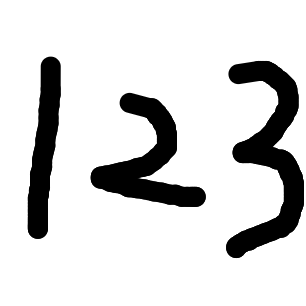
#> input picture HandwrittenDigitRecognition-0.2.3/imgs/123.jpeg, 306 x 306 px
$ python -i tool.py   (imports and definitions only)   (Python 2 division)   (older library calls are emulated)
#> lines starting #> are read from the running program, lines starting #| are printed output that depends on the picture; after the words box and inside, x2 and y2 are one past the last pixel; in counts of white or black regions, pixels touching at a corner belong together
#> further down, picture is the input picture: shape (306, 306); min 0, max 255, mean 214.1
import cv2
import numpy as np

map = {0: 'A', 1: 'B', 2: 'C', 3: 'D', 4: 'E', 5: 'F', 6: 'G', 7: 'H', 8: 'I', 9: 'J', 10: 'K',
       11: 'L', 12: 'M', 13: 'N', 14: 'O', 15: 'P', 16: 'Q', 17: 'R', 18: 'S', 19: 'T', 20: 'U',
       21: 'V', 22: 'W', 23: 'X', 24: 'Y', 25: 'Z', 26: 'a', 27: 'b', 28: 'd', 29: 'e', 30: 'f',
       31: 'g', 32: 'h', 33: 'n', 34: 'q', 35: 'r', 36: 't'}


# 反相二值化图像
def accessBinary(img, threshold=100):
    # 二值化
#> called with threshold = 100
    _, img = cv2.threshold(img, img[0][0] - 20, 255, cv2.THRESH_BINARY_INV)
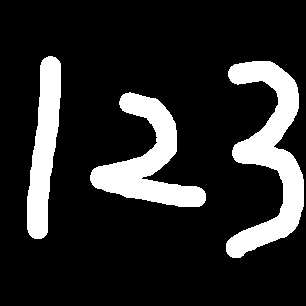
#> img: shape (306, 306); 16.6% white; 3 white regions, box (x1, y1, x2, y2) and area: (226, 61, 304, 258) 6595, (90, 92, 206, 207) 5161, (27, 56, 61, 239) 3760
    # 如果二值化颠倒了前景与背景的像素值
    if img[0][0] == 255:
        _, img = cv2.threshold(img, 0, 255, cv2.THRESH_BINARY_INV)
    # 边缘膨胀
    kernel = np.ones((3, 3), np.uint8)
    img = cv2.dilate(img, kernel, iterations=1)
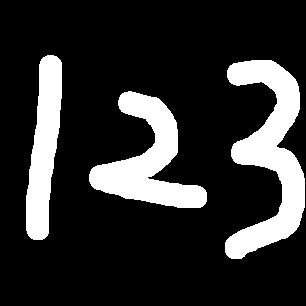
#> img: shape (306, 306); 18.6% white; 3 white regions, box (x1, y1, x2, y2) and area: (225, 60, 305, 259) 7408, (89, 91, 207, 208) 5772, (26, 55, 62, 240) 4198
    # cv2.imshow('test', img)
    # cv2.waitKey(0)
    return img


# 根据长向量找出顶点
# [100 lines left out: functions extractPeek, findBorderHistogram, cnn_transMNIST, transMNIST, not called in this run]

>>> import cv2
>>> picture = cv2.imread('imgs/123.jpeg', cv2.IMREAD_GRAYSCALE)
>>> result = accessBinary(picture)

$ run again, on HandwrittenDigitRecognition-0.2.3/imgs/126.jpeg
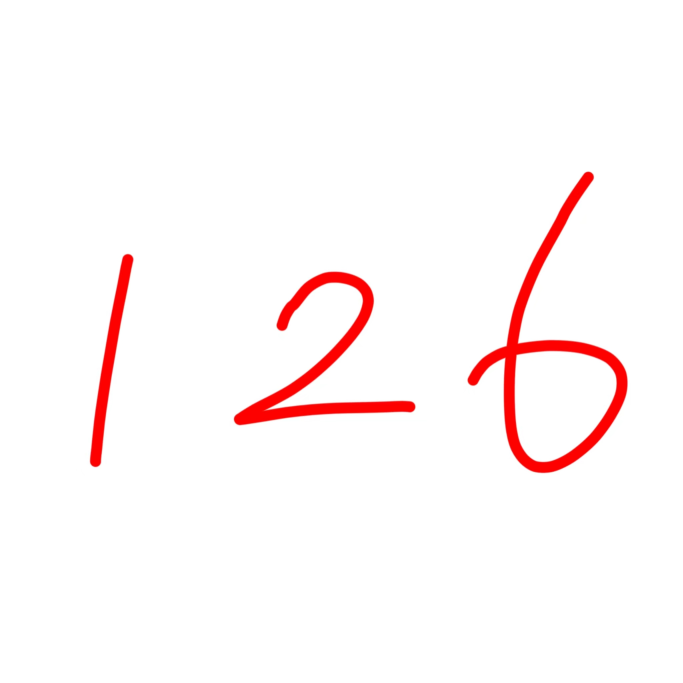
#> input picture HandwrittenDigitRecognition-0.2.3/imgs/126.jpeg, 2048 x 2048 px (shown at 1/3 size)
#> in accessBinary, `_, img = cv2.threshold(img, img[0][0] - 20, 255, cv2.THRESH_BINARY_INV)`:
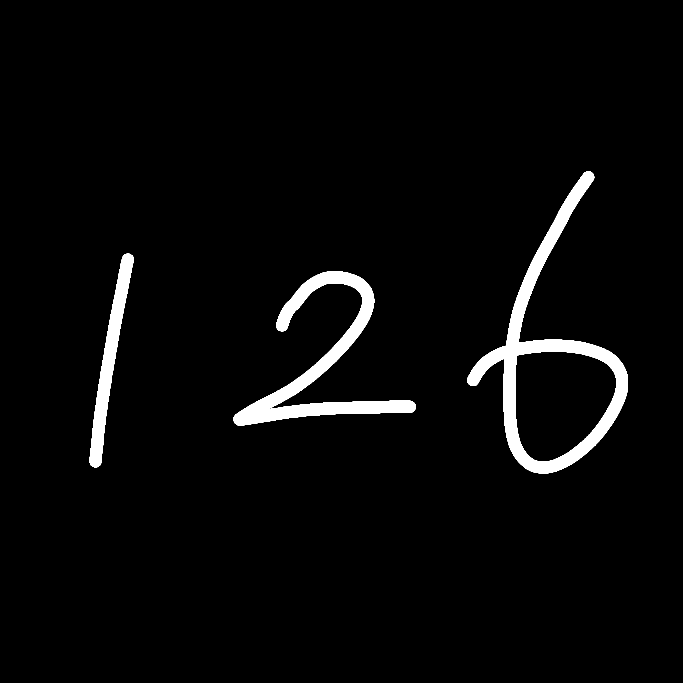
#> img: shape (2048, 2048) (shown at 1/3 size); 3.4% white; 3 white regions, box (x1, y1, x2, y2) and area: (1401, 514, 1884, 1420) 67266, (700, 814, 1248, 1277) 51106, (269, 761, 402, 1402) 22957
#> in accessBinary, `img = cv2.dilate(img, kernel, iterations=1)`:
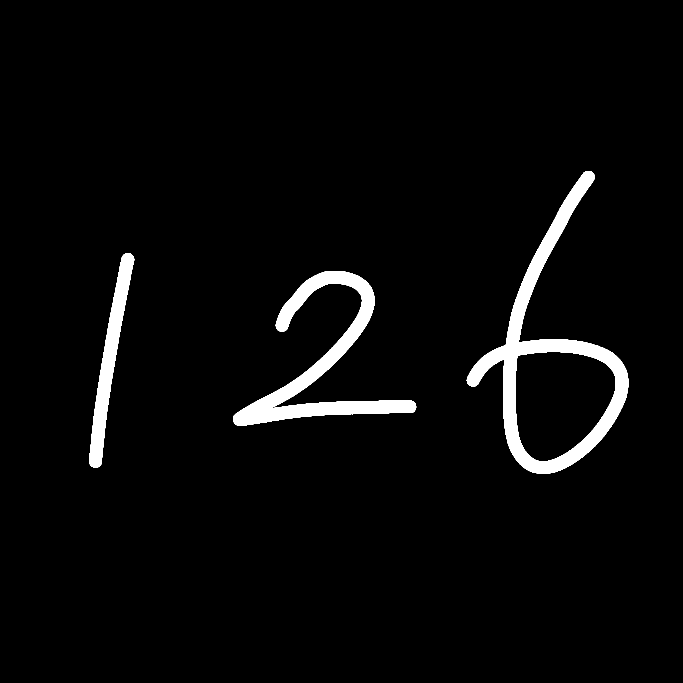
#> img: shape (2048, 2048) (shown at 1/3 size); 3.6% white; 3 white regions, box (x1, y1, x2, y2) and area: (1400, 513, 1885, 1421) 71951, (699, 813, 1249, 1278) 54624, (268, 760, 403, 1403) 24509

$ run again, on HandwrittenDigitRecognition-0.2.3/imgs/2.jpeg
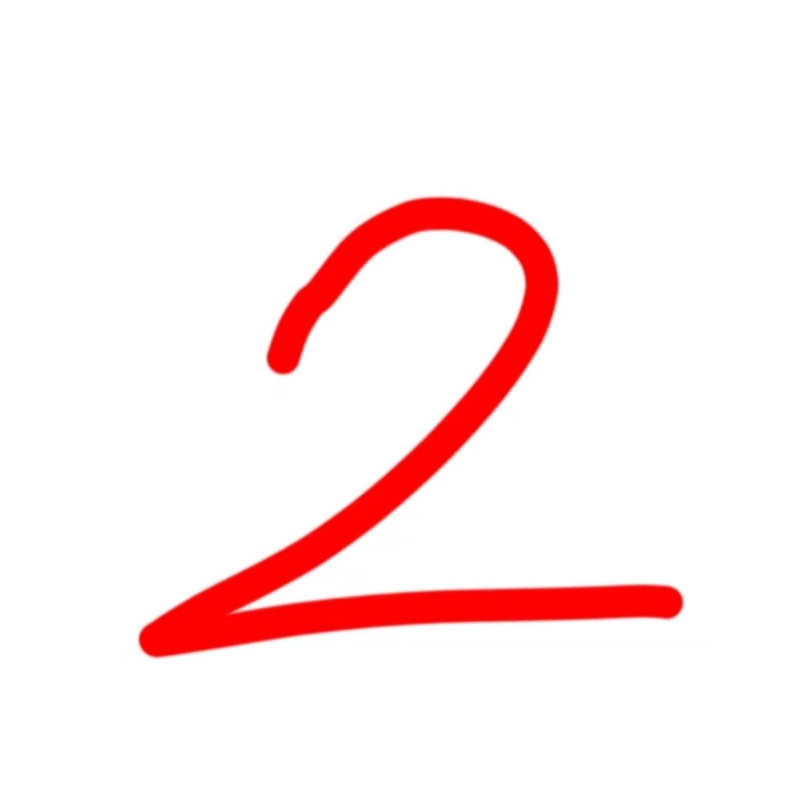
#> input picture HandwrittenDigitRecognition-0.2.3/imgs/2.jpeg, 803 x 803 px
#> in accessBinary, `_, img = cv2.threshold(img, img[0][0] - 20, 255, cv2.THRESH_BINARY_INV)`:
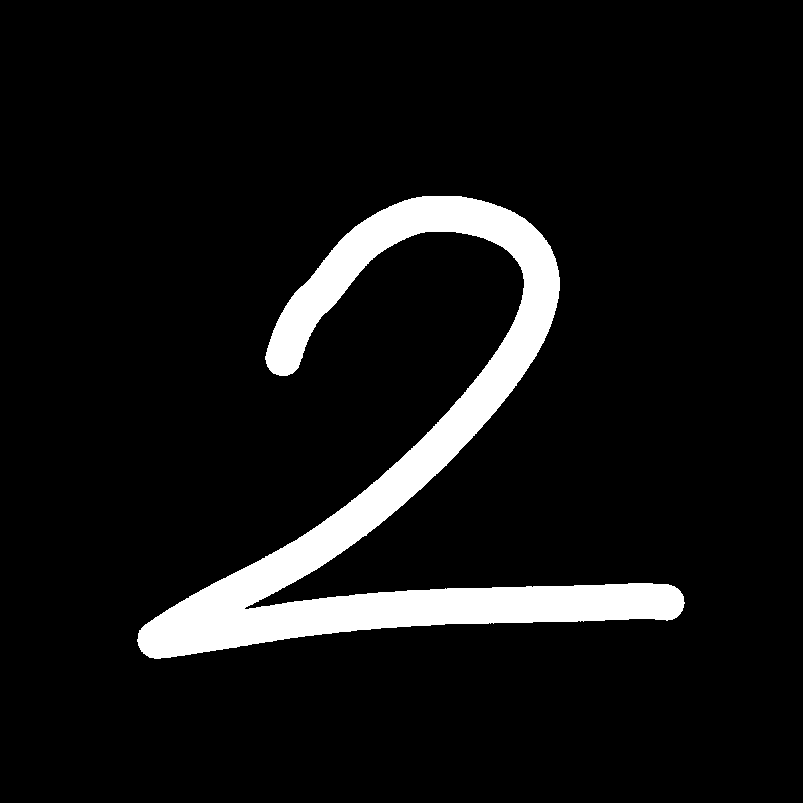
#> img: shape (803, 803); 7.9% white; 1 white region, box (x1, y1, x2, y2) and area: (137, 196, 685, 659) 51223
#> in accessBinary, `img = cv2.dilate(img, kernel, iterations=1)`:
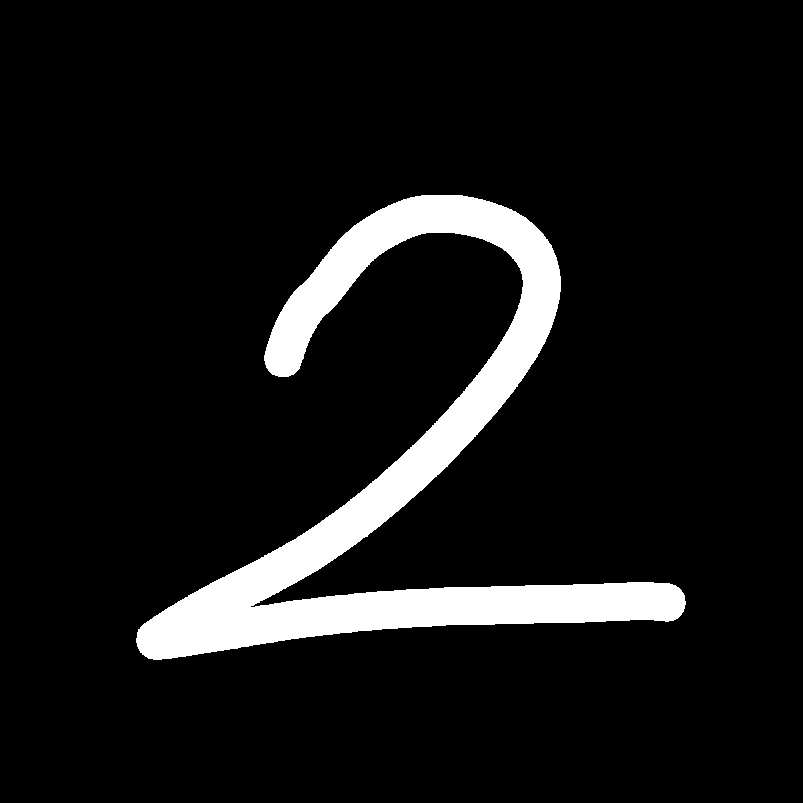
#> img: shape (803, 803); 8.5% white; 1 white region, box (x1, y1, x2, y2) and area: (136, 195, 686, 660) 54748
